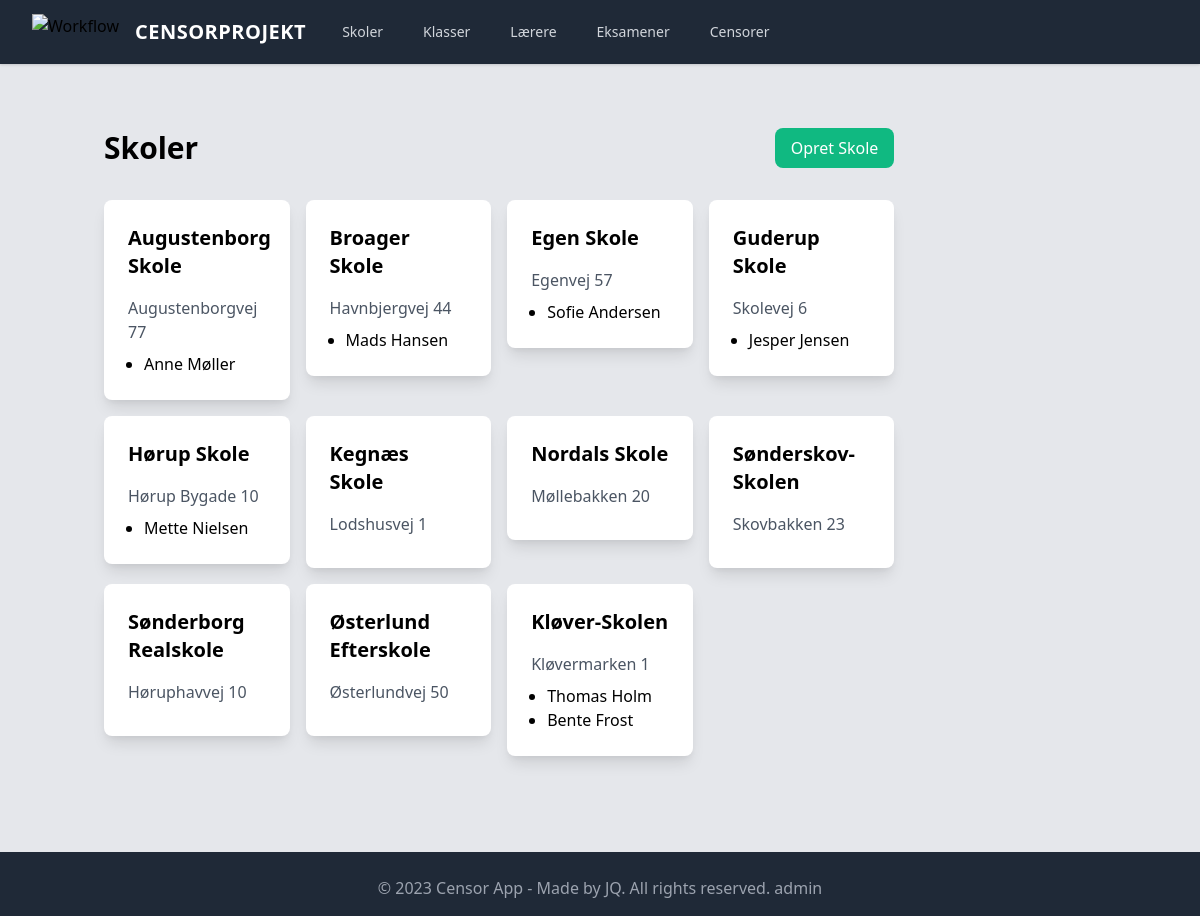
The app's page /skoler/ with its own data.
### censor_app/models.py (models this page shows, shortened)
class Skole(models.Model):
    navn = models.CharField(max_length=200)
    adresse = models.CharField(max_length=200)
    class Meta:
        verbose_name_plural = "Skoler"

class Lærer(models.Model):
    navn = models.CharField(max_length=200)
    email = models.EmailField(blank=True, null=True)
    skole = models.ForeignKey(
        Skole,
        on_delete=models.CASCADE,
        related_name="personale",
        blank=True,
        null=True,
    )
    class Meta:
        verbose_name_plural = "Lærere"

### censor_app/views.py (the view)
# urls.py: path("skoler/", SkoleList.as_view(), name="skole_list"),
class SkoleList(ListView):
    model = Skole
    template_name = "censor_app/skole_list.html"
    context_object_name = "skoler"

### templates/censor_app/skole_list.html (shortened to what this page needs)
{% extends 'censor_app/base.html' %} {% block content %}
<div class="flex justify-between items-center mb-8">
  <h1 class="text-3xl font-bold">Skoler</h1>
  <a
    href="{% url 'skole_create' %}"
    class="bg-green-500 text-white px-4 py-2 rounded-lg"
    >Opret Skole</a
  >
</div>
<div
  class="grid grid-cols-1 sm:grid-cols-2 md:grid-cols-3 lg:grid-cols-4 gap-4 mb-40"
>
  {% for skole in skoler %}
  <a href="{% url 'skole_detail' skole.pk %}">
    <div class="bg-white shadow-lg rounded-lg p-6">
      <h2 class="text-xl font-semibold mb-4">{{ skole.navn }}</h2>
      <p class="text-gray-600 mb-2">{{ skole.adresse }}</p>
      <ul class="list-disc ml-4">
        {% for lærer in skole.personale.all %}
        <li>{{ lærer.navn }}</li>
        {% endfor %}
      </ul>
    </div>
  </a>
  {% empty %}
  <p class="text-gray-600"><li>Der er ingen skoler</li></p>
  {% endfor %}
</div>
{% endblock %}

### records on screen
Skole: navn "Augustenborg Skole", adresse "Augustenborgvej 77"
Lærer: navn "Anne Møller"
Skole: navn "Broager Skole", adresse "Havnbjergvej 44"
Lærer: navn "Mads Hansen"
Skole: navn "Egen Skole", adresse "Egenvej 57"
Lærer: navn "Sofie Andersen"
Skole: navn "Guderup Skole", adresse "Skolevej 6"
Lærer: navn "Jesper Jensen"
Skole: navn "Hørup Skole", adresse "Hørup Bygade 10"
Lærer: navn "Mette Nielsen"
Skole: navn "Kegnæs Skole", adresse "Lodshusvej 1"
Skole: navn "Nordals Skole", adresse "Møllebakken 20"
Skole: navn "Sønderskov-Skolen", adresse "Skovbakken 23"
Skole: navn "Sønderborg Realskole", adresse "Høruphavvej 10"
Skole: navn "Østerlund Efterskole", adresse "Østerlundvej 50"
Skole: navn "Kløver-Skolen", adresse "Kløvermarken 1"
Lærer: navn "Thomas Holm"
Lærer: navn "Bente Frost"
